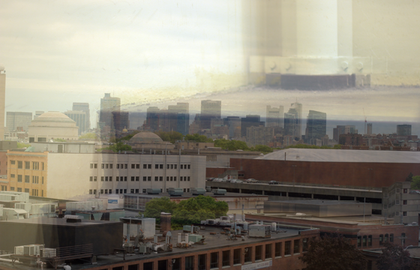
%> input picture code/removing/A9RF22E.png, 420 x 270 px, shrunk from 560 x 360 before the run
$ octave demo_real_kernel.m   (GNU Octave 9; MATLAB toolbox functions it lacks are replaced by stand-ins)
%> lines starting %> are read from the running program, lines starting %| are printed output that depends on the picture; in (x1, y1, x2, y2) boxes, pixels count from 0 and x2, y2 are one past the last pixel; in counts of white or black regions, pixels touching at a corner belong together; the program's own positions count from 1
### code/new/kernel/kernel.m
function [dx, dy, c] =  kernel(I)
%% estimate the shift [dx dy] and the attenuation c
dim = ndims(I);
%> dim = 3
if dim == 3
    I = rgb2gray(I);
%> I: size 270x420 double
end
% Laplacian = [0 -1 0; -1 4 -1; 0 -1 0];
% resp = imfilter(I, Laplacian);

hy = fspecial('sobel');
hx = hy';
Iy = imfilter(double(I), hy, 'replicate');
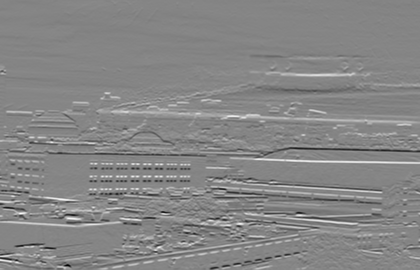
%> Iy: size 270x420 double; min -1.77, max 1.62, mean 0.0207; drawn with min black and max white
Ix = imfilter(double(I), hx, 'replicate');
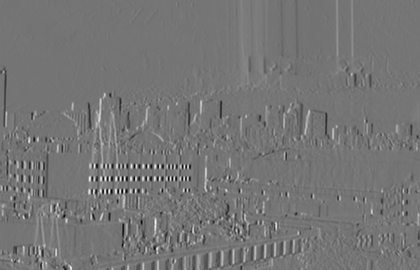
%> Ix: size 270x420 double; min -1.27, max 1.49, mean 0.00309; drawn with min black and max white
gI = sqrt(Ix.^2+Iy.^2);
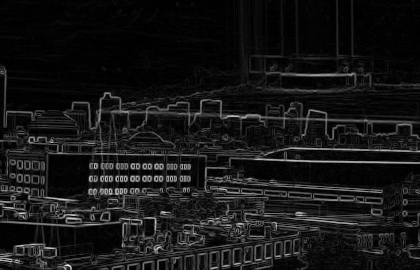
%> gI: size 270x420 double; min 6.9e-05, max 1.86, mean 0.166; drawn with min black and max white

cen = 3;
[~,ce] = kmeans(gI(:),cen);
%> ce = [0.0607; 0.342; 0.799]
[cv,~] = sort(ce,'descend');
%> cv = [0.799; 0.342; 0.0607]
%gI(gI > cv(2)) = 0;
resp = gI;
resp(abs(resp)>0.2) = 0;
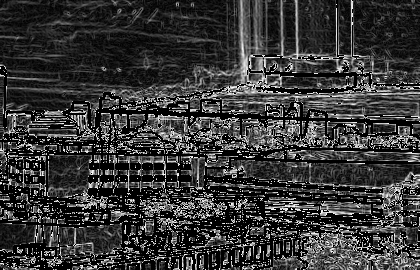
%> resp: size 270x420 double; min 0, max 0.2, mean 0.0444; drawn with min black and max white

auto_corr = xcorr2(abs(resp), abs(resp)); % 对edge map求自相关矩阵
                                          % 若移动越界，则其余部分补为0
                                          % c(i,j):原图与原图下移i右移j的卷积

bdry = ceil(min(size(I))/2);         % eliminate the autocorrelation in boundary
%> bdry = 135
auto_corr = auto_corr(1+bdry:end-bdry, 1+bdry:end-bdry);
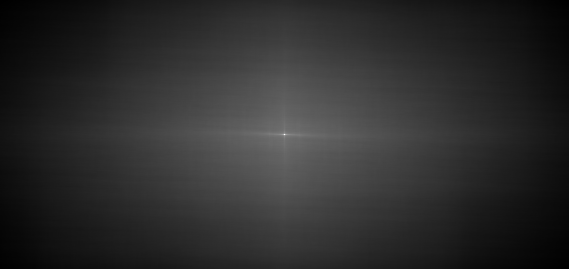
%> auto_corr: size 269x569 double; min 33.63, max 516.5, mean 118.6; drawn with min black and max white

max_1 = ordfilt2(auto_corr, 25, true(5));

center = size(I) - bdry;
%> center = [135 285]
auto_corr(center(1), center(2)) = 0;
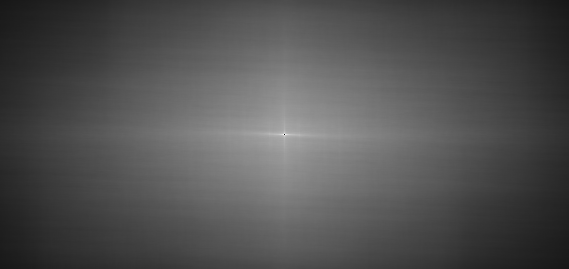
%> auto_corr: size 269x569 double; under 0.01% of pixels changed, all inside (x1, y1, x2, y2) = (284, 134, 285, 135); drawn with min black and max white

a = (auto_corr == max_1);
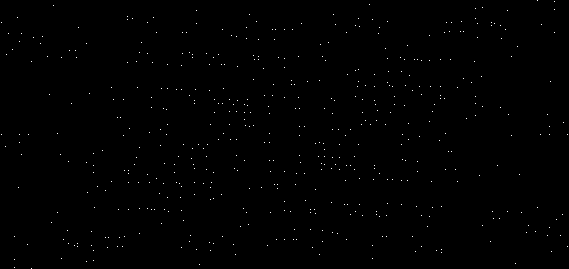
%> a: size 269x569 logical; 0.34% white in thin lines or dots
candidates = find(a == 1);
%> candidates = 522 values from 292 to 152770
candidates_val = auto_corr(candidates);
%> candidates_val = 522 values, max 266 at index 242, min 39.97 at index 9, mean 136.9

offset = (size(auto_corr)+1)/2;
%> offset = [135 285]
cur_max = 0; dx = 0; dy = 0;

for i = 1 : length(candidates)
    [cur_y, cur_x] = ind2sub(size(auto_corr), candidates(i));
    cur_y = cur_y - offset(1); cur_x = cur_x - offset(2);
    cur_c = attenuation(I,cur_x,cur_y);
    if (candidates_val(i) >= cur_max) && (cur_c < 0.9)
        dy = cur_y; dx = cur_x; c = cur_c;
        cur_max = candidates_val(i); % current maximum
    end
end
%> this loop made 1 pass
%> (cur_y, cur_x, hw in attenuation, ave in attenuation, psize in attenuation, center in attenuation, eps in attenuation) on pass 1: (-112, -283, 56, [0.111 0.111 0.111; 0.111 0.111 0.111; 0.111 0.111 0.111], 113, 6385, 0.01)
end

### code/new/kernel/attenuation.m
function [c,score,w,attn] = attenuation(I, dx, dy)
% estimate the attenuation c of double reflection with shift [dx dy]
if size(I,3)~=1
    I = rgb2gray(I);
end
cns = corner(I);
hw = ceil(min(abs(dx),abs(dy))/2);
ave = fspecial('average',[3,3]);
psize = 2*hw + 1; center = (psize^2+1)/2; eps = 0.01;
ind = vec(1:psize^2); beta = exp(-abs(ind-center)/psize^2);
% m = [];
score = zeros(size(cns,1),1);
attn = score*0;
w = score*0;
for j = 1 : size(cns,1)
    p1 = get_patch(I, cns(j,1), cns(j,2), hw);
    p2 = get_patch(I, cns(j,1) + dx, cns(j,2) + dy, hw);
%> the run ends on the next line
    p1_ave = imfilter(p1,ave); p2_ave = imfilter(p2,ave);
    if ~isempty(p1) && ~isempty(p2)
        p1 = double(p1(:)); p2 = double(p2(:));
        p1_ave = double(p1_ave(:)); p2_ave = double(p2_ave(:));
        np1 = (sum(p1.^2))^0.5; np2 = (sum(p2.^2))^0.5;
        %p1 = p1 - mean(p1); p2 = p2 - mean(p2);
        if (np1 == 0) || (np2 == 0)
            score(j) = 0;
        else
            score(j) = sum(p1.*p2)/np1/np2;
        end
        attn(j) = sum(beta.*((p2_ave+eps)./(p1_ave+eps))) / sum(beta);
        if (attn(j) < 1) && ( attn(j) > 0)
            w(j) = exp(10*(score(j)-1)); % w(j) = exp(-score(j)/(2*0.2^2));
        end
    end
end
c = sum(w.*attn)/sum(w);


% [6 lines left out: function get_patch, not called in this run]

### code/new/garbage/demo_real_kernel.m
clear;
close all;
% clc;
%
%  min 0.5*||I-T-R*k||_2^2 + lambda*||WT||_1 + beta*||WR||_1
%  T,R
addpath('swt')
test_case = 'A9RF22E.png';

I = im2double((imread(test_case)));

[dx,dy,c] = kernel(I);
